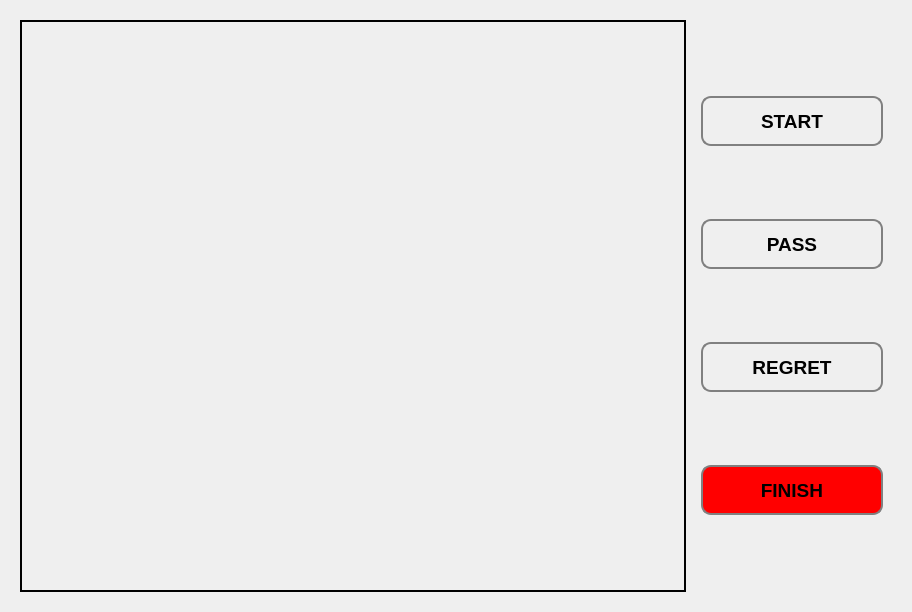
<?xml version="1.0" encoding="UTF-8"?>
<ui version="4.0">
 <class>goBoard</class>
 <widget class="QWidget" name="goBoard">
  <property name="geometry">
   <rect>
    <x>0</x>
    <y>0</y>
    <width>912</width>
    <height>612</height>
   </rect>
  </property>
  <property name="windowTitle">
   <string>Form</string>
  </property>
  <layout class="QHBoxLayout" name="horizontalLayout_2">
   <item>
    <widget class="QFrame" name="horizontalFrame">
     <layout class="QHBoxLayout" name="horizontalLayout">
      <item>
       <widget class="myLabel" name="label">
        <property name="maximumSize">
         <size>
          <width>900</width>
          <height>900</height>
         </size>
        </property>
        <property name="frameShape">
         <enum>QFrame::Box</enum>
        </property>
        <property name="lineWidth">
         <number>2</number>
        </property>
        <property name="text">
         <string/>
        </property>
       </widget>
      </item>
      <item>
       <widget class="QFrame" name="verticalFrame">
        <property name="maximumSize">
         <size>
          <width>200</width>
          <height>16777215</height>
         </size>
        </property>
        <layout class="QVBoxLayout" name="verticalLayout">
         <item>
          <widget class="QPushButton" name="start">
           <property name="minimumSize">
            <size>
             <width>0</width>
             <height>50</height>
            </size>
           </property>
           <property name="font">
            <font>
             <pointsize>14</pointsize>
             <bold>true</bold>
            </font>
           </property>
           <property name="styleSheet">
            <string notr="true">QPushButton {
     border: 2px solid gray;
     border-radius: 10px;
     padding: 0 8px;
}</string>
           </property>
           <property name="text">
            <string>START</string>
           </property>
          </widget>
         </item>
         <item>
          <widget class="QPushButton" name="pass">
           <property name="minimumSize">
            <size>
             <width>0</width>
             <height>50</height>
            </size>
           </property>
           <property name="font">
            <font>
             <pointsize>14</pointsize>
             <bold>true</bold>
            </font>
           </property>
           <property name="styleSheet">
            <string notr="true">QPushButton {
     border: 2px solid gray;
     border-radius: 10px;
     padding: 0 8px;
}</string>
           </property>
           <property name="text">
            <string>PASS</string>
           </property>
          </widget>
         </item>
         <item>
          <widget class="QPushButton" name="regret">
           <property name="minimumSize">
            <size>
             <width>0</width>
             <height>50</height>
            </size>
           </property>
           <property name="font">
            <font>
             <pointsize>14</pointsize>
             <bold>true</bold>
            </font>
           </property>
           <property name="styleSheet">
            <string notr="true">QPushButton {
     border: 2px solid gray;
     border-radius: 10px;
     padding: 0 8px;
}</string>
           </property>
           <property name="text">
            <string>REGRET</string>
           </property>
          </widget>
         </item>
         <item>
          <widget class="QPushButton" name="finish">
           <property name="minimumSize">
            <size>
             <width>0</width>
             <height>50</height>
            </size>
           </property>
           <property name="font">
            <font>
             <pointsize>14</pointsize>
             <bold>true</bold>
            </font>
           </property>
           <property name="styleSheet">
            <string notr="true">QPushButton {
     border: 2px solid gray;
     border-radius: 10px;
     padding: 0 8px;
     background: red;
}</string>
           </property>
           <property name="text">
            <string>FINISH</string>
           </property>
          </widget>
         </item>
        </layout>
       </widget>
      </item>
     </layout>
    </widget>
   </item>
  </layout>
 </widget>
 <customwidgets>
  <customwidget>
   <class>myLabel</class>
   <extends>QLabel</extends>
   <header location="global">mylabel.h</header>
  </customwidget>
 </customwidgets>
 <resources/>
 <connections/>
</ui>
